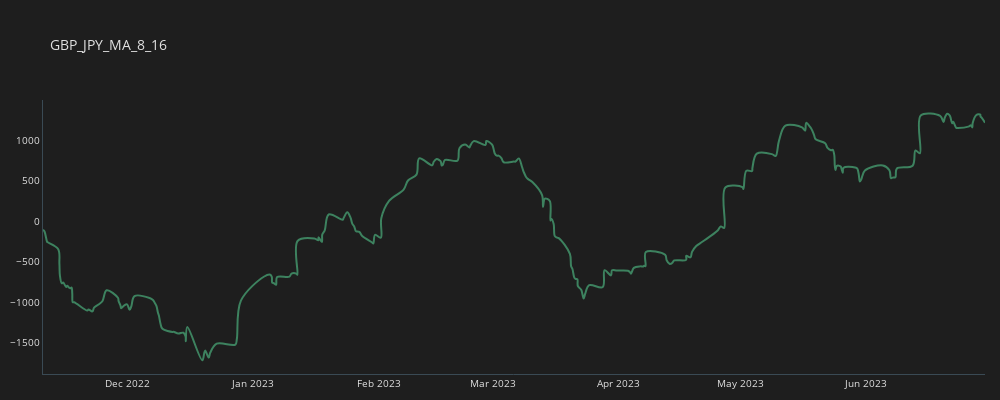
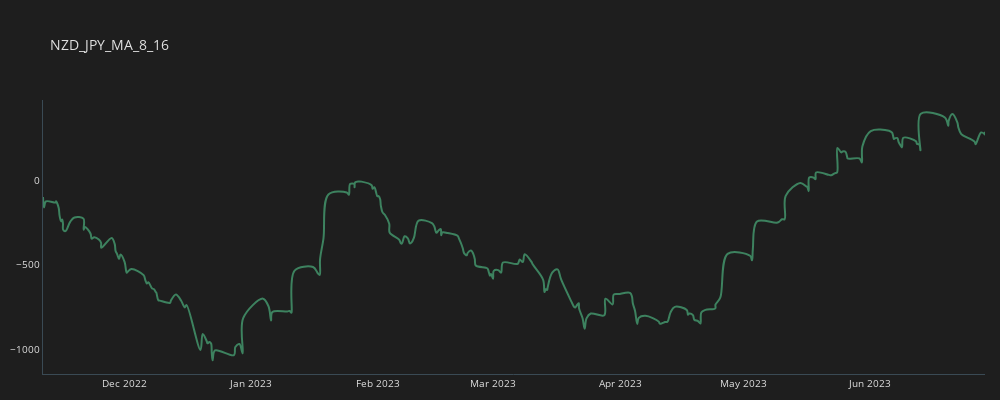
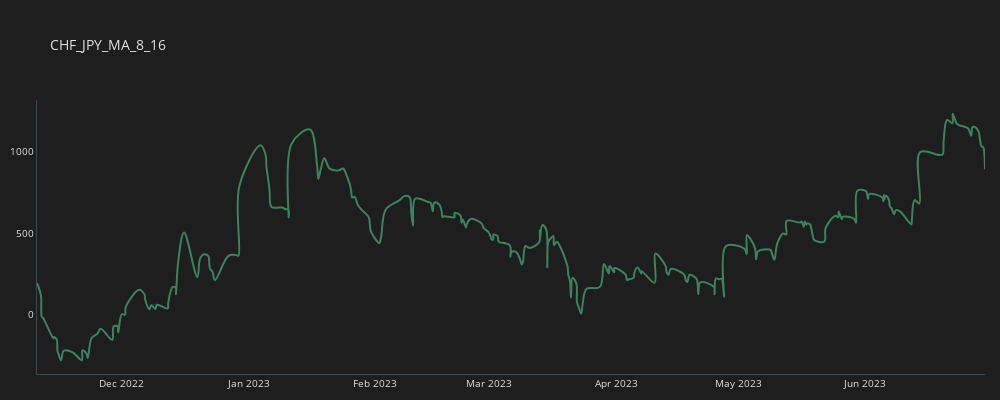
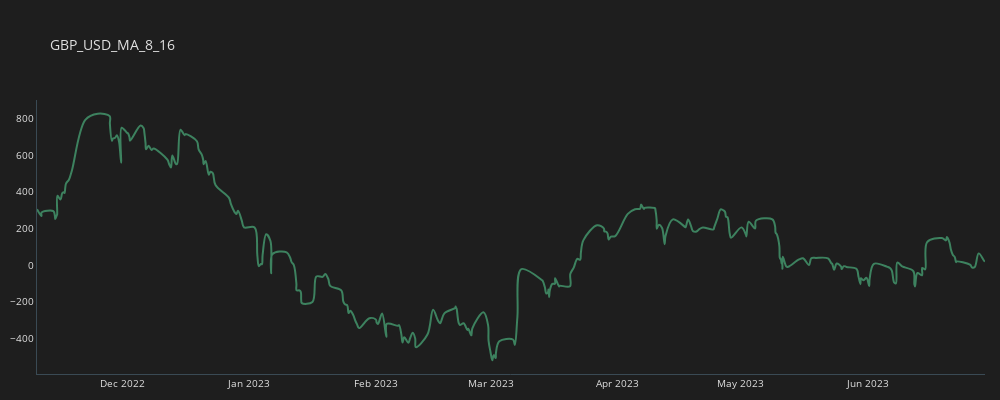

Notebook code cell kept with these figures, in order:
### Code cell
c = 'MA_8_16'
for p in our_pairs:
    temp_df = all_trades[(all_trades.CROSS==c)&(all_trades.PAIR==p)].copy()
    temp_df['CUM_GAIN'] = temp_df.GAIN.cumsum()
    plot_line(temp_df, p + "_" + c)

### Figure 1 — Plotly figure (JSON) as saved in the notebook; plotly's stock layout.template omitted (floating-point values rounded to 4 significant figures; data arrays with more than 128 entries replaced by an {"elided": "..."} marker saying what was removed)
{"data": [{"line": {"color": "#3d825f", "shape": "spline", "width": 2}, "mode": "lines", "name": "GBP_JPY_MA_8_16", "type": "scatter", "x": {"elided": "244 str values"}, "y": {"elided": "244 float values"}}], "layout": {"font": {"color": "#e1e1e1", "size": 10}, "height": 400, "margin": {"b": 10, "l": 15, "r": 15}, "paper_bgcolor": "#1e1e1e", "plot_bgcolor": "#1e1e1e", "title": {"text": "GBP_JPY_MA_8_16"}, "width": 1000, "xaxis": {"linecolor": "#3a4a54", "linewidth": 1, "showgrid": false, "zeroline": false}, "yaxis": {"linecolor": "#3a4a54", "linewidth": 1, "showgrid": false, "zeroline": false}}}

### Figure 2 — Plotly figure (JSON) as saved in the notebook; plotly's stock layout.template omitted (floating-point values rounded to 4 significant figures; data arrays with more than 128 entries replaced by an {"elided": "..."} marker saying what was removed)
{"data": [{"line": {"color": "#3d825f", "shape": "spline", "width": 2}, "mode": "lines", "name": "NZD_JPY_MA_8_16", "type": "scatter", "x": {"elided": "257 str values"}, "y": {"elided": "257 float values"}}], "layout": {"font": {"color": "#e1e1e1", "size": 10}, "height": 400, "margin": {"b": 10, "l": 15, "r": 15}, "paper_bgcolor": "#1e1e1e", "plot_bgcolor": "#1e1e1e", "title": {"text": "NZD_JPY_MA_8_16"}, "width": 1000, "xaxis": {"linecolor": "#3a4a54", "linewidth": 1, "showgrid": false, "zeroline": false}, "yaxis": {"linecolor": "#3a4a54", "linewidth": 1, "showgrid": false, "zeroline": false}}}

### Figure 3 — Plotly figure (JSON) as saved in the notebook; plotly's stock layout.template omitted (floating-point values rounded to 4 significant figures; data arrays with more than 128 entries replaced by an {"elided": "..."} marker saying what was removed)
{"data": [{"line": {"color": "#3d825f", "shape": "spline", "width": 2}, "mode": "lines", "name": "CHF_JPY_MA_8_16", "type": "scatter", "x": {"elided": "269 str values"}, "y": {"elided": "269 float values"}}], "layout": {"font": {"color": "#e1e1e1", "size": 10}, "height": 400, "margin": {"b": 10, "l": 15, "r": 15}, "paper_bgcolor": "#1e1e1e", "plot_bgcolor": "#1e1e1e", "title": {"text": "CHF_JPY_MA_8_16"}, "width": 1000, "xaxis": {"linecolor": "#3a4a54", "linewidth": 1, "showgrid": false, "zeroline": false}, "yaxis": {"linecolor": "#3a4a54", "linewidth": 1, "showgrid": false, "zeroline": false}}}

### Figure 4 — Plotly figure (JSON) as saved in the notebook; plotly's stock layout.template omitted (floating-point values rounded to 4 significant figures; data arrays with more than 128 entries replaced by an {"elided": "..."} marker saying what was removed)
{"data": [{"line": {"color": "#3d825f", "shape": "spline", "width": 2}, "mode": "lines", "name": "GBP_USD_MA_8_16", "type": "scatter", "x": {"elided": "290 str values"}, "y": {"elided": "290 float values"}}], "layout": {"font": {"color": "#e1e1e1", "size": 10}, "height": 400, "margin": {"b": 10, "l": 15, "r": 15}, "paper_bgcolor": "#1e1e1e", "plot_bgcolor": "#1e1e1e", "title": {"text": "GBP_USD_MA_8_16"}, "width": 1000, "xaxis": {"linecolor": "#3a4a54", "linewidth": 1, "showgrid": false, "zeroline": false}, "yaxis": {"linecolor": "#3a4a54", "linewidth": 1, "showgrid": false, "zeroline": false}}}
